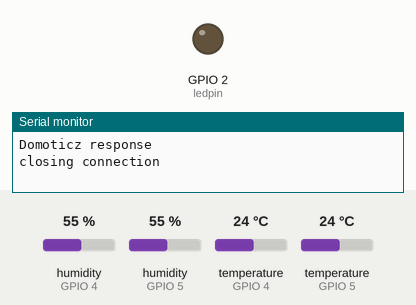
Simulated run of this sketch. Board: ESP8266 (NodeMCU). Shown: output pins drawn as LEDs (lit = HIGH), the last lines printed to the serial monitor. The test bench sets the inputs (shaded band); at power-on: humidity (sensors on GPIO 4, GPIO 5) 55 %, temperature (sensors on GPIO 4, GPIO 5) 24 °C. WiFi joins after 1.5 s; servers stay silent unless stated; uploads are accepted with an empty reply.

Above: at 4.2 s.
At 32.72 s:
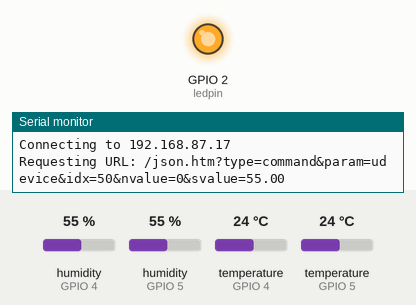
Timing chart, 0 to 35.1 s (numbered marks = the images above):
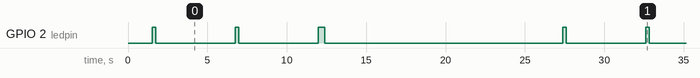

Measured:
- by itself, GPIO 2 (ledpin): repeats every 25.9 s: LOW 5.0 s, HIGH 0.23 s, LOW 5.0 s, HIGH 0.42 s, LOW 15.0 s, HIGH 0.23 s
- by itself, everything shown: repeats every 25.9 s, in 6 steps

The sketch:

tempsensor_domoticz_v3.ino
```cpp
/*
 * Read multiple One-Wire DS18B20 probes and publish value on Domoticz with HTTP request
 * Lecture multiple de sonde OneWire DS18B20 et plublication des mesures sur un serveur Domoticz requete HTTP
 * Code adapté - Code adaptated
 *
 */
//include <OneWire.h>
//#include <DallasTemperature.h>

// Pour une carte ESP8266 | For ESP8266 development board
#include <ESP8266WiFi.h>
#include <ESP8266HTTPClient.h>
#include <PubSubClient.h>
#include "DHT.h"


#define DHT1PIN 4     // what digital pin we're connected to
#define DHT2PIN 5

// Uncomment whatever type you're using!
#define DHT1TYPE DHT11   // DHT 11
#define DHT2TYPE DHT22
//#define DHTTYPE DHT22   // DHT 22  (AM2302), AM2321
//#define DHTTYPE DHT21   // DHT 21 (AM2301)

// Connect pin 1 (on the left) of the sensor to +5V
// NOTE: If using a board with 3.3V logic like an Arduino Due connect pin 1
// to 3.3V instead of 5V!
// Connect pin 2 of the sensor to whatever your DHTPIN is
// Connect pin 4 (on the right) of the sensor to GROUND
// Connect a 10K resistor from pin 2 (data) to pin 1 (power) of the sensor

// Initialize DHT sensor.
// Note that older versions of this library took an optional third parameter to
// tweak the timings for faster processors.  This parameter is no longer needed
// as the current DHT reading algorithm adjusts itself to work on faster procs.
DHT dht1(DHT1PIN, DHT1TYPE);
DHT dht2(DHT2PIN, DHT2TYPE);
// Data wire is plugged into port 4 on the Arduino or ESP32
//#define ONE_WIRE_BUS 4
//#define TEMPERATURE_PRECISION 10

// Setup a oneWire instance to communicate with any OneWire devices (not just Maxim/Dallas temperature ICs)
//OneWire oneWire(ONE_WIRE_BUS);

// Pass our oneWire reference to Dallas Temperature.
//DallasTemperature sensors(&oneWire);

// Tableaux contenant l'adresse de chaque sonde OneWire | arrays to hold device addresses
//DeviceAddress insideThermometer = { 0x28,  0xD4,  0xB0,  0x26,  0x0,  0x0,  0x80,  0xBC };
//DeviceAddress outsideThermometer = { 0x28,  0xF4,  0xBC,  0x26,  0x0,  0x0,  0x80,  0x2B };

// Parametres WIFI - WiFi settings
#define wifi_ssid "KVKNETWERK"
#define wifi_password "VlieR300"

// Paramètres HTTP Domoticz - HTTP Domoticz settings
const char* host = "192.168.87.17";
const int   port = 8080;
#define IDX_greenhouseTemp    47
#define IDX_greenhouseHum    50
#define IDX_outsideTemp   51
#define IDX_outsideHum   52

int ledpin = 2;
HTTPClient http;
float temp_gh = 25;
float h_gh = 101;
float h_out = 102;
float temp_out = 25;

void setup() {
  Serial.begin(115200);

  // Connexion au réseau WiFi, connexion aux sondes
  // Start WiFi connexion and probes
  setup_wifi();
//  sensors.begin();
  dht1.begin();
  dht2.begin();
  pinMode(ledpin, OUTPUT);

}

//void printTemperature(String label, DeviceAddress deviceAddress){
  void printTemperature(String label){


   if ( label == "Greenhouse : " ) {
//      h_gh = dht1.readHumidity();
  temp_gh = dht1.readTemperature();
      String url = "/json.htm?type=command&param=udevice&idx=";
        url += String(IDX_greenhouseTemp);
        url += "&nvalue=0&svalue=";
        url += String(temp_gh);
      sendToDomoticz(url);
   }
    else if ( label == "Outside : " ) {
 h_out = dht2.readHumidity();
  temp_out = dht2.readTemperature();

    String url = "/json.htm?type=command&param=udevice&idx=";
    url += String(IDX_outsideTemp);
    url += "&nvalue=0&svalue=";
    url += String(temp_out);

    sendToDomoticz(url);


    }

}
void printHumidity(String label){


//  float tempC = sensors.getTempC(deviceAddress);
//  Serial.print(label);
//  if (temp_gh == -127.00) {
//    Serial.print("Error getting temperature");
//  } else {
    // Format JSON à respecter pour l'API Domoticz - Domoticz JSON API
    // /json.htm?type=command&param=udevice&idx=IDX&nvalue=0&svalue=TEMP
    // https://www.domoticz.com/wiki/Domoticz_API/JSON_URL%27s#Temperature
   if ( label == "Greenhouse : " ) {
      h_gh = dht1.readHumidity();
//  temp_gh = dht1.readTemperature();
//      String url = "/json.htm?type=command&param=udevice&idx=";
//        url += String(IDX_greenhouseTemp);
 //       url += "&nvalue=0&svalue=";
//        url += String(temp_gh);
//      sendToDomoticz(url);

//delay(5000);
      String url = "/json.htm?type=command&param=udevice&idx=";
    url += String(IDX_greenhouseHum);
    url += "&nvalue=0&svalue=";
    url += String(h_gh);
    sendToDomoticz(url);
    }

    else if ( label == "Outside : " ) {
 h_out = dht2.readHumidity();
//  temp_out = dht2.readTemperature();

//    String url = "/json.htm?type=command&param=udevice&idx=";
//    url += String(IDX_outsideTemp);
//    url += "&nvalue=0&svalue=";
//    url += String(temp_out);

//    sendToDomoticz(url);

//delay(5000);
     String url = "/json.htm?type=command&param=udevice&idx=";
    url += String(IDX_outsideHum);
    url += "&nvalue=0&svalue=";
    url += String(h_out);
    sendToDomoticz(url);


    }

}

void loop() {

//  Serial.print("Requesting temperatures...");
//  sensors.requestTemperatures();
//  Serial.println("DONE");

  // print the device information
digitalWrite(ledpin, HIGH);

printTemperature("Greenhouse : ");

digitalWrite(ledpin, LOW);

delay(5000);

digitalWrite(ledpin, HIGH);

printHumidity("Greenhouse : ");

digitalWrite(ledpin, LOW);

delay(5000);
digitalWrite(ledpin, HIGH);

printTemperature("Outside : ");

digitalWrite(ledpin, LOW);

digitalWrite(ledpin, HIGH);

printHumidity("Outside : ");

digitalWrite(ledpin, LOW);

delay(5000);
  //printTemperature("Outside : ", outsideThermometer);
//   float hif = dht.computeHeatIndex(f, h);
  // Compute heat index in Celsius (isFahreheit = false)
//  float hic = dht.computeHeatIndex(t, h, false);

//  Serial.print("Humidity: ");
//  Serial.print(h);
//  Serial.print(" %\t");
//  Serial.print("Temperature: ");
//  Serial.print(tempC);
//  Serial.print(" *C ");
  delay(10000);
}

//Connexion au réseau WiFi
void setup_wifi() {
  delay(10);
  Serial.println();
  Serial.print("Connecting to ");
  Serial.println(wifi_ssid);

  WiFi.begin(wifi_ssid, wifi_password);

  while (WiFi.status() != WL_CONNECTED) {
    delay(500);
    Serial.print(".");
  }

  Serial.println("");
  Serial.println("WiFi connexion OK ");
  Serial.print("=> Addresse IP : ");
  Serial.print(WiFi.localIP());
}


void sendToDomoticz(String url){
  Serial.print("Connecting to ");
  Serial.println(host);
  Serial.print("Requesting URL: ");
  Serial.println(url);
  http.begin(host,port,url);
  int httpCode = http.GET();
    if (httpCode) {
      if (httpCode == 200) {
        String payload = http.getString();
        Serial.println("Domoticz response ");
        Serial.println(payload);
      }
    }
  Serial.println("closing connection");
  http.end();
}
```
